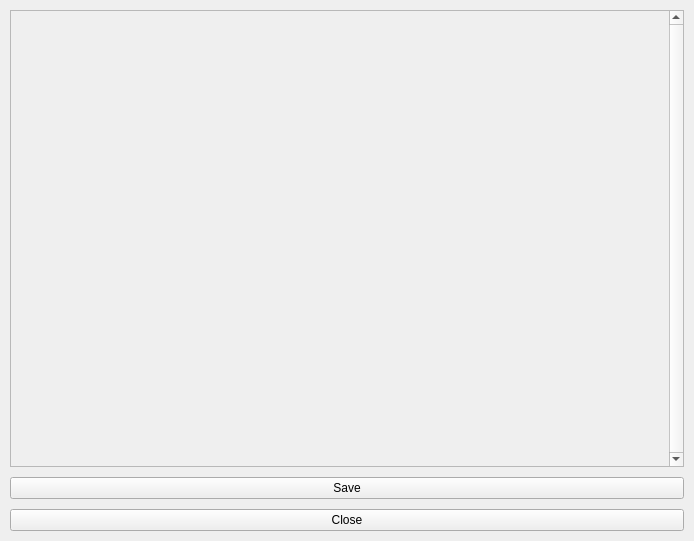
<?xml version="1.0" encoding="UTF-8"?>
<ui version="4.0">
 <class>PrescriptionDialog</class>
 <widget class="QDialog" name="PrescriptionDialog">
  <property name="geometry">
   <rect>
    <x>0</x>
    <y>0</y>
    <width>694</width>
    <height>541</height>
   </rect>
  </property>
  <property name="windowTitle">
   <string>Chan Pediatric Clinic</string>
  </property>
  <property name="windowIcon">
   <iconset resource="../Resource/resource.qrc">
    <normaloff>:/window_icon.ico</normaloff>:/window_icon.ico</iconset>
  </property>
  <property name="modal">
   <bool>true</bool>
  </property>
  <layout class="QVBoxLayout" name="main_layout" stretch="1,0,0">
   <property name="spacing">
    <number>10</number>
   </property>
   <property name="leftMargin">
    <number>10</number>
   </property>
   <property name="topMargin">
    <number>10</number>
   </property>
   <property name="rightMargin">
    <number>10</number>
   </property>
   <property name="bottomMargin">
    <number>10</number>
   </property>
   <item>
    <widget class="QScrollArea" name="scrllarea_prescription">
     <property name="verticalScrollBarPolicy">
      <enum>Qt::ScrollBarAlwaysOn</enum>
     </property>
     <property name="widgetResizable">
      <bool>true</bool>
     </property>
     <property name="alignment">
      <set>Qt::AlignCenter</set>
     </property>
     <widget class="QWidget" name="scrollAreaWidgetContents">
      <property name="geometry">
       <rect>
        <x>0</x>
        <y>0</y>
        <width>651</width>
        <height>443</height>
       </rect>
      </property>
     </widget>
    </widget>
   </item>
   <item>
    <widget class="QPushButton" name="pshbtn_save">
     <property name="cursor">
      <cursorShape>PointingHandCursor</cursorShape>
     </property>
     <property name="focusPolicy">
      <enum>Qt::NoFocus</enum>
     </property>
     <property name="text">
      <string>Save</string>
     </property>
    </widget>
   </item>
   <item>
    <widget class="QPushButton" name="pshbtn_close">
     <property name="cursor">
      <cursorShape>PointingHandCursor</cursorShape>
     </property>
     <property name="focusPolicy">
      <enum>Qt::NoFocus</enum>
     </property>
     <property name="text">
      <string>Close</string>
     </property>
    </widget>
   </item>
  </layout>
 </widget>
 <resources>
  <include location="../Resource/resource.qrc"/>
 </resources>
 <connections/>
</ui>
